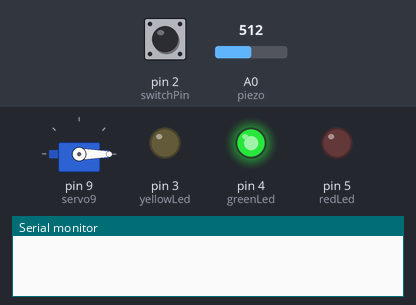
Recording of a sketch running on a simulated Arduino Uno, built for the host (arithmetic inside an expression is 32-bit, double 64-bit). Parts: servo, output pins drawn as LEDs (lit = HIGH), the last lines printed to the serial monitor. The inputs (shaded band) are chosen by the test bench; at power-on: pin 2 (switchPin) LOW, A0 (piezo) = 512.

Above: at 1.2 s.
1.3 s: pin 2 (switchPin) pulled HIGH for 0.15 s
At 1.7 s:
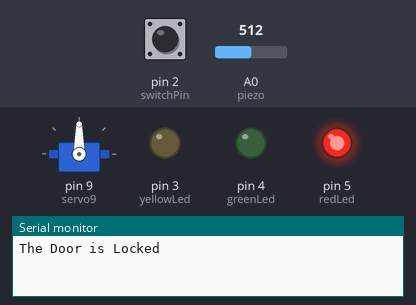
2.9 s: A0 (piezo) set to 982
5.9 s: A0 (piezo) set to 1008
Timing chart, 0 to 8.9 s (numbered marks = the images above; inputs shaded):
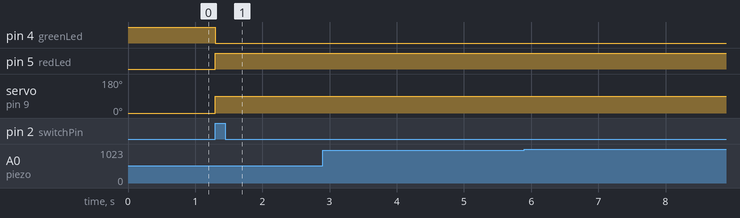

Measured:
- after the input at 1.3 s, pin 4 (greenLed): HIGH → LOW at once; pin 5 (redLed): LOW → HIGH at once; servo on pin 9 (servo9): 0° → 90° at once

The sketch:

secret_knock_with_servoLock.ino
```cpp
/*
We first call on the Servo library and set Arduino pin 9 to control the servo.
LEDs are attached to Arduino pins 3, 4, and 5, and these will light depending
on the validity of a knock. The piezo acts as a sensor rather than a buzzer in
this project and is attached to Arduino pin A0. When someone knocks, the knock
is sensed by the piezo and a voltage value is sent to the A0 analog pin of the
Arduino depending on the strength of the knock—the harder the knock, the higher
the value. A knock with a value below 10 is considered too quiet, and one with
a value above 100 too loud, so neither will be accepted as a valid knock.
The red LED lights if the knock is not accepted, and the yellow LED lights
if it is. Any knock value between 10 and 100 is accepted as a valid knock and
counted, and if three valid knocks are received, the servomotor moves and the
green LED lights.
As mentioned earlier, these are the two lines of code that set the parameters
for measuring the voltage:
-----------------------------------------------------------------------------
const int quietKnock = 10;
const int loudKnock = 100;
-----------------------------------------------------------------------------
If you were feeling particularly secretive, you could set this range even
tighter to make the code harder to crack. Here’s the sketch:

------------------------------------------------
Created 18 September 2012 by Scott Fitzgerald
Thanks to Federico Vanzati for improvements
http://arduino.cc/starterKit
This example code is part of the public domain.
------------------------------------------------

*/

#include <Servo.h>
Servo servo9; //Pin connected to the servo mpo

const int piezo = A0; //Pin connected to piezo
const int switchPin = 2; //Pin connected to servo
const int yellowLed = 3; //Pin connected to yellow LED
const int greenLed = 4; //Pin connected to green LED
const int redLed = 5; //Pin connected to red LED

int knockVal; //value for knock strength
int switchVal;

const int quiteKnock = 10; //set min value that will be accepted
const int loudKnock = 100; //set max value that will be accepted
boolean locked = false; //A true or false variable
int numberOfKnocks = 0; //value for number of knocks

void setup() {
  // put your setup code here, to run once:
  servo9.attach(9);
  pinMode(yellowLed, OUTPUT); //set LED pins as outputs
  pinMode(greenLed, OUTPUT);
  pinMode(redLed, OUTPUT);
  pinMode(switchPin, INPUT); //set servo as input
  Serial.begin(9600);
  digitalWrite(greenLed, HIGH); //Green LED is lit when the sequence is correct

  servo9.write(0);
  Serial.begin("The Door is Unlocked!");

}

void loop() {
  // put your main code here, to run repeatedly:
  if (locked == false){ //if servo/door is unlocked or open
      switchVal = digitalRead(switchPin);
      if (switchVal == HIGH){  //if servo/door is locked or closed
          locked = true;
          digitalWrite(greenLed, LOW);
          digitalWrite(redLed, HIGH);
          servo9.write(90); //locked or closed
          Serial.println("The Door is Locked");
          delay(1000);
        }
    }

  if (locked == true){ //if servo/door is locked or closed
      knockVal = analogRead(piezo); //knock value is read by the analog pin (from the piezo)
      if(numberOfKnocks < 3 && knockVal > 0){
        if (checkForKnock(knockVal) == true){ //checks for correct number of Knocks
            numberOfKnocks ++;
          }
          Serial.print(3 - numberOfKnocks);
          Serial.println(" more knocks to go");
        }
        if (numberOfKnocks >= 3){  //if 3 valid knocks are detected the servo move or unlocks/opens
            locked = false;
            servo9.write(0);
            delay(20);
            digitalWrite(greenLed, HIGH);
            digitalWrite(redLed, LOW);
            Serial.println("The Door is Unlocked");
          }
    }

}

boolean checkForKnock(int value) { //checks knock value
  if (value > quiteKnock && value < loudKnock){ //value needs to be between these
     digitalWrite(yellowLed, HIGH);
     delay(50);
     digitalWrite(yellowLed, LOW);
     Serial.print("Valid Knock of Value: ");
     Serial.print(value);
     return true;
    }else{
      Serial.print("Bad Knock value: ");
      Serial.println(value);
      return false;
      }
  }
```
